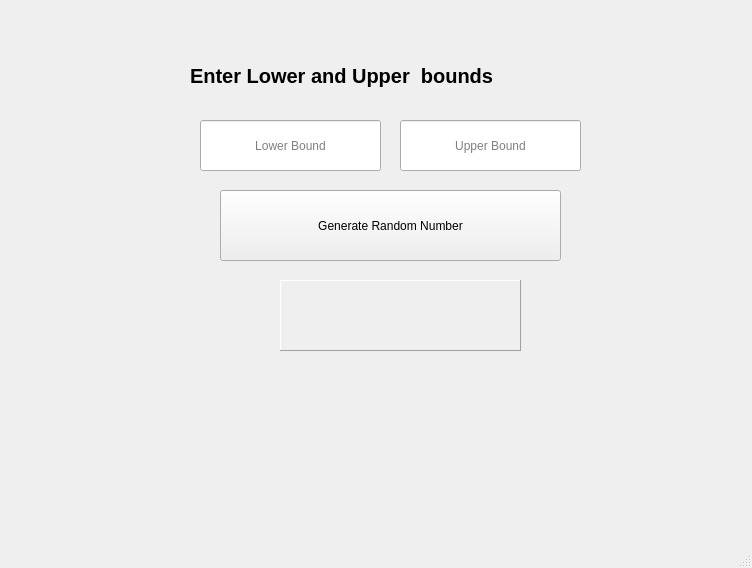
<?xml version="1.0" encoding="UTF-8"?>
<ui version="4.0">
 <class>MainWindow</class>
 <widget class="QMainWindow" name="MainWindow">
  <property name="geometry">
   <rect>
    <x>0</x>
    <y>0</y>
    <width>752</width>
    <height>568</height>
   </rect>
  </property>
  <property name="windowTitle">
   <string>RandomNumberUI</string>
  </property>
  <widget class="QWidget" name="centralwidget">
   <widget class="QPushButton" name="submitButton">
    <property name="geometry">
     <rect>
      <x>220</x>
      <y>190</y>
      <width>341</width>
      <height>71</height>
     </rect>
    </property>
    <property name="cursor">
     <cursorShape>PointingHandCursor</cursorShape>
    </property>
    <property name="text">
     <string>Generate Random Number</string>
    </property>
   </widget>
   <widget class="QLineEdit" name="upperBound">
    <property name="geometry">
     <rect>
      <x>400</x>
      <y>120</y>
      <width>181</width>
      <height>51</height>
     </rect>
    </property>
    <property name="alignment">
     <set>Qt::AlignCenter</set>
    </property>
    <property name="placeholderText">
     <string>Upper Bound</string>
    </property>
   </widget>
   <widget class="QLineEdit" name="lowerBound">
    <property name="geometry">
     <rect>
      <x>200</x>
      <y>120</y>
      <width>181</width>
      <height>51</height>
     </rect>
    </property>
    <property name="alignment">
     <set>Qt::AlignCenter</set>
    </property>
    <property name="placeholderText">
     <string>Lower Bound</string>
    </property>
   </widget>
   <widget class="QLabel" name="label">
    <property name="geometry">
     <rect>
      <x>190</x>
      <y>50</y>
      <width>381</width>
      <height>51</height>
     </rect>
    </property>
    <property name="font">
     <font>
      <family>MS Sans Serif</family>
      <pointsize>15</pointsize>
      <weight>75</weight>
      <bold>true</bold>
     </font>
    </property>
    <property name="text">
     <string>Enter Lower and Upper  bounds</string>
    </property>
    <property name="alignment">
     <set>Qt::AlignJustify|Qt::AlignVCenter</set>
    </property>
   </widget>
   <widget class="QLabel" name="outputField">
    <property name="geometry">
     <rect>
      <x>280</x>
      <y>280</y>
      <width>241</width>
      <height>71</height>
     </rect>
    </property>
    <property name="font">
     <font>
      <family>MS Sans Serif</family>
      <pointsize>12</pointsize>
      <weight>75</weight>
      <bold>true</bold>
     </font>
    </property>
    <property name="frameShape">
     <enum>QFrame::Panel</enum>
    </property>
    <property name="frameShadow">
     <enum>QFrame::Raised</enum>
    </property>
    <property name="text">
     <string/>
    </property>
    <property name="textFormat">
     <enum>Qt::RichText</enum>
    </property>
    <property name="alignment">
     <set>Qt::AlignCenter</set>
    </property>
   </widget>
  </widget>
  <widget class="QMenuBar" name="menubar">
   <property name="geometry">
    <rect>
     <x>0</x>
     <y>0</y>
     <width>752</width>
     <height>26</height>
    </rect>
   </property>
  </widget>
  <widget class="QStatusBar" name="statusbar"/>
 </widget>
 <resources/>
 <connections/>
</ui>
